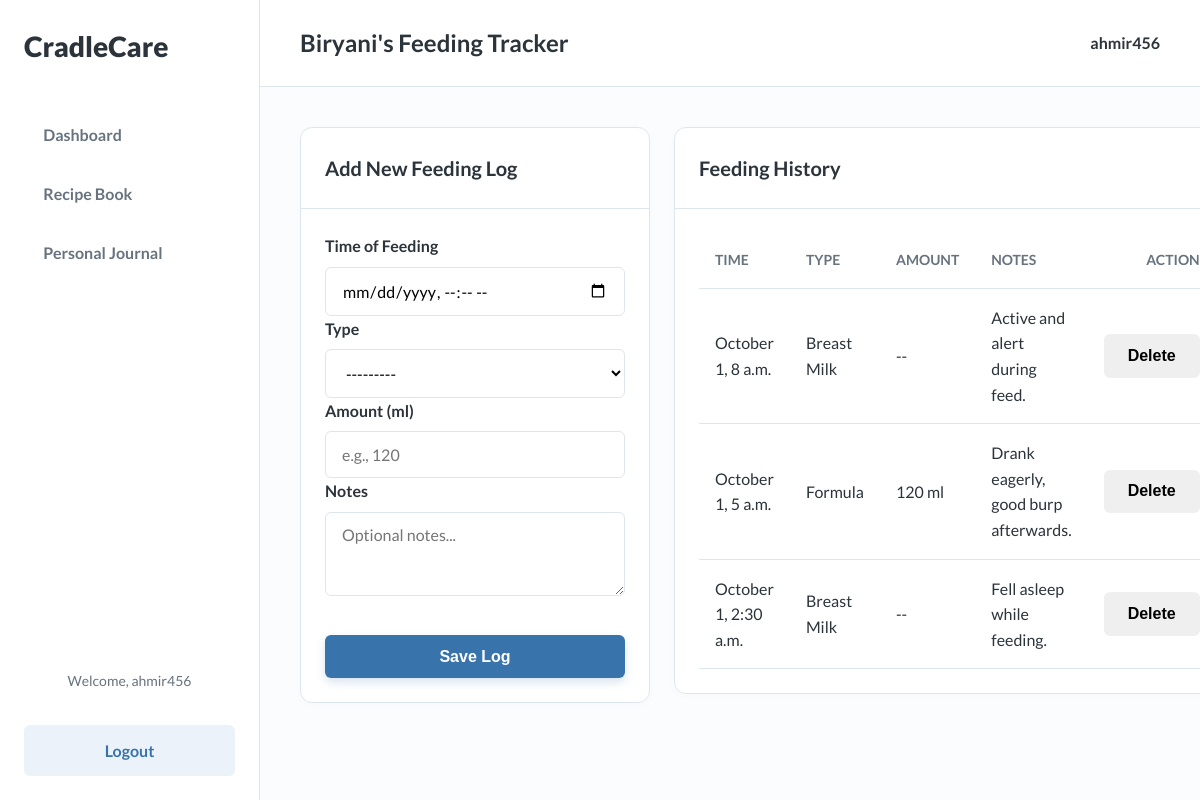
/baby/2/feeding/ (signed in), run on the app's committed database.
### tracker/models.py (models this page shows, shortened)
class Baby(models.Model):
    user = models.ForeignKey(User, on_delete=models.CASCADE)
    name = models.CharField(max_length=100)
    dob = models.DateField(verbose_name="Date of Birth")
    GENDER_CHOICES = [('Boy', 'Boy'), ('Girl', 'Girl')]
    gender = models.CharField(max_length=10, choices=GENDER_CHOICES)

class FeedingLog(models.Model):
    baby = models.ForeignKey(Baby, on_delete=models.CASCADE, related_name='feeding_logs')
    feeding_time = models.DateTimeField()
    FEEDING_TYPE_CHOICES = [
        ('Breast Milk', 'Breast Milk'),
        ('Formula', 'Formula'),
        ('Solids', 'Solids'),
    ]
    feeding_type = models.CharField(max_length=20, choices=FEEDING_TYPE_CHOICES)
    amount_ml = models.PositiveIntegerField(verbose_name="Amount (ml)", blank=True, null=True)
    notes = models.TextField(blank=True) # Added the missing 'notes' field

### tracker/views.py (the view)
# urls.py: path('baby/<int:baby_id>/feeding/', views.feeding_tracker, name='feeding_tracker'),
@login_required
def feeding_tracker(request, baby_id):
    baby = get_object_or_404(Baby, id=baby_id, user=request.user)
    if request.method == 'POST':
        form = FeedingLogForm(request.POST)
        if form.is_valid():
            log = form.save(commit=False)
            log.baby = baby
            log.save()
            messages.success(request, 'Feeding log has been added successfully.')
            return redirect('feeding_tracker', baby_id=baby.id)
    else:
        form = FeedingLogForm()
    logs = FeedingLog.objects.filter(baby=baby).order_by('-feeding_time')
    context = {'baby': baby, 'form': form, 'logs': logs}
    return render(request, 'tracker/feeding_tracker.html', context)

### tracker/forms.py
class FeedingLogForm(forms.ModelForm):
    class Meta:
        model = FeedingLog
        fields = ['feeding_time', 'feeding_type', 'amount_ml', 'notes']
        widgets = {
            'feeding_time': forms.DateTimeInput(attrs={'type': 'datetime-local'}),
            'notes': forms.Textarea(attrs={'rows': 3}),
        }

### templates/tracker/feeding_tracker.html (shortened to what this page needs)
{% extends "base.html" %}
{% block page_title %}{{ baby.name }}'s Feeding Tracker{% endblock %}
{% block content %}
<div class="tracker-top-row">
    <div class="card form-card">
        <div class="card__header">
            <h3 class="card__title">Add New Feeding Log</h3>
        </div>
        <div class="card__content">
            <form method="post" class.form-layout">
                <div class="form-group">
                    <label for="{{ form.feeding_time.id_for_label }}" class="form-label">Time of Feeding</label>
                    <input type="datetime-local" name="feeding_time" id="{{ form.feeding_time.id_for_label }}" class="form-input" required>
                </div>
                <div class="form-group">
                    <label for="{{ form.feeding_type.id_for_label }}" class="form-label">Type</label>
                    {{ form.feeding_type }}
                </div>
                <div class="form-group">
                    <label for="{{ form.amount_ml.id_for_label }}" class="form-label">Amount (ml)</label>
                    <input type="number" name="amount_ml" id="{{ form.amount_ml.id_for_label }}" class="form-input" placeholder="e.g., 120">
                </div>
                <div class="form-group">
                    <label for="{{ form.notes.id_for_label }}" class="form-label">Notes</label>
                    <textarea name="notes" id="{{ form.notes.id_for_label }}" class="form-input" rows="3" placeholder="Optional notes..."></textarea>
                </div>
                <div class="form-group" style="margin-top: 2rem;">
                    <button type="submit" class="btn btn--primary btn--block">Save Log</button>
                </div>
            </form>
        </div>
    </div>
    <div class="card data-card">
        <div class="card__header">
            <h3 class="card__title">Feeding History</h3>
        </div>
        <div class="card__content">
            {% if logs %}
                <table class="table">
                    <thead>
                        <tr>
                            <th>Time</th>
                            <th>Type</th>
                            <th>Amount</th>
                            <th>Notes</th>
                            <th style="text-align: right;">Action</th>
                        </tr>
                    </thead>
                    <tbody>
                        {% for log in logs %}
                        <tr>
                            <td>{{ log.feeding_time|date:"F j, P" }}</td>
                            <td>{{ log.get_feeding_type_display }}</td>
                            <td>{% if log.amount_ml %}{{ log.amount_ml }} ml{% else %}--{% endif %}</td>
                            <td>{% if log.notes %}{{ log.notes }}{% else %}--{% endif %}</td>
                            <td style="text-align: right;">
                                <form method="get" action="{% url 'delete_feeding_log' log.id %}" style="margin:0;">
                                    <button type="submit" class="btn btn--danger">Delete</button>
                                </form>
                            </td>
                        </tr>
                        {% endfor %}
                    </tbody>
                </table>
            {% else %}
                <p class="text-secondary">No feeding logs have been added yet.</p>
            {% endif %}
        </div>
    </div>
</div>
{% endblock %}

### templates/base.html (shortened to what this page needs)
{% load static %}
<!DOCTYPE html>
<html lang="en">
<head>
    <link rel="stylesheet" href="{% static 'css/main.css' %}">
</head>
<body>
    <div class="app-container">
        <aside class="sidebar">
            <div class="sidebar__header">
                <a href="{% url 'dashboard' %}" class="sidebar__logo">CradleCare</a>
            </div>
            <nav class="sidebar__nav">
                <ul>
                    <li><a href="{% url 'dashboard' %}">Dashboard</a></li>
                    <li><a href="{% url 'recipe_book' %}">Recipe Book</a></li>
                    <li><a href="{% url 'personal_journal' %}">Personal Journal</a></li>
                </ul>
            </nav>
            <div class="sidebar__footer">
                {% if user.is_authenticated %}
                     <span class="sidebar__user">Welcome, {{ user.username }}</span>
                    <a href="{% url 'logout' %}" class="btn btn--secondary btn--block" style="margin-top: 1rem;">Logout</a>
                {% else %}
                    <a href="{% url 'login' %}" class="btn btn--primary btn--block">Login</a>
                {% endif %}
            </div>
        </aside>
        <main class="main-content">
            <header class="main-header">
                <h2>{% block page_title %}Welcome{% endblock %}</h2>
                {% if user.is_authenticated %}
                    <div class="user-profile">
                        <span>{{ user.username }}</span>
                    </div>
                {% endif %}
            </header>
            <div class="content-wrapper">
                {% block content %}{% endblock %}
            </div>
        </main>
    </div>
</body>
</html>

### static/css/main.css (style rules this page uses)
:root { --primary-hue: 210; --secondary-hue: 280; --primary-color: hsl(var(--primary-hue), 50%, 45%); --primary-light: hsl(var(--primary-hue), 55%, 95%); --background-color: hsl(var(--primary-hue), 60%, 99%); --sidebar-bg: hsl(0, 0%, 100%); --card-bg: hsl(0, 0%, 100%); --text-primary: hsl(var(--primary-hue), 15%, 20%); --text-secondary: hsl(var(--primary-hue), 10%, 45%); --text-on-primary: hsl(0, 0%, 100%); --border-color: hsl(var(--primary-hue), 30%, 90%); --shadow-color: hsl(var(--primary-hue), 40%, 80%, 0.5); --danger-color: hsl(0, 72%, 51%); --border-radius-sm: 0.375rem; --border-radius-md: 0.75rem; --font-family-base: 'Lato', sans-serif; }
*, *::before, *::after { box-sizing: border-box; margin: 0; padding: 0; }
body { font-family: var(--font-family-base); background-color: var(--background-color); color: var(--text-primary); line-height: 1.6; }
a { color: var(--primary-color); text-decoration: none; transition: color 0.2s; }
ul { list-style: none; }
.app-container { display: flex; min-height: 100vh; }
.sidebar { width: 260px; background-color: var(--sidebar-bg); border-right: 1px solid var(--border-color); display: flex; flex-direction: column; padding: 1.5rem; flex-shrink: 0; position: fixed; height: 100%; }
.main-content { margin-left: 260px; flex-grow: 1; display: flex; flex-direction: column; width: calc(100% - 260px); }
.sidebar__header { margin-bottom: 2.5rem; }
.sidebar__logo { font-size: 1.75rem; font-weight: 900; color: var(--text-primary); text-align: center; text-decoration: none; }
.sidebar__nav ul li { margin-bottom: 0.5rem; }
.sidebar__nav a { display: block; padding: 0.8rem 1.2rem; border-radius: var(--border-radius-sm); font-weight: 700; color: var(--text-secondary); transition: all 0.2s ease-in-out; }
.sidebar__footer { margin-top: auto; text-align: center; }
.sidebar__user { display: block; margin-bottom: 1rem; font-size: 0.875rem; color: var(--text-secondary); }
.main-header { display: flex; justify-content: space-between; align-items: center; padding: 1.5rem 2.5rem; background-color: var(--card-bg); border-bottom: 1px solid var(--border-color); flex-shrink: 0; }
.main-header h2 { font-size: 1.5rem; font-weight: 700; }
.user-profile { font-weight: 700; }
.content-wrapper { padding: 2.5rem; overflow-y: auto; flex-grow: 1; }
.btn { display: inline-flex; align-items: center; justify-content: center; border-radius: var(--border-radius-sm); font-size: 1rem; font-weight: 700; padding: 0.8rem 1.5rem; border: none; cursor: pointer; transition: all 0.2s ease-in-out; text-decoration: none; }
.btn--primary { background-color: var(--primary-color); color: var(--text-on-primary); box-shadow: 0 4px 10px hsla(var(--primary-hue), 50%, 45%, 0.2); }
.btn--secondary { background-color: var(--primary-light); color: var(--primary-color); }
.btn--block { width: 100%; }
.card { background-color: var(--card-bg); border: 1px solid var(--border-color); border-radius: var(--border-radius-md); box-shadow: 0 2px 8px rgba(0,0,0,0.02); }
.card__header { padding: 1.5rem; border-bottom: 1px solid var(--border-color); }
.card__title { font-size: 1.25rem; font-weight: 700; margin: 0; }
.card__content { padding: 1.5rem; }
.form-label { display: block; font-weight: 700; margin-bottom: 0.5rem; color: var(--text-primary); }
.form-input, select { width: 100%; padding: 0.8rem 1rem; border: 1px solid var(--border-color); border-radius: var(--border-radius-sm); background-color: #fff; font-size: 1rem; font-family: var(--font-family-base); transition: border-color 0.2s, box-shadow 0.2s; }
.table { width: 100%; border-collapse: collapse; }
.table th, .table td { padding: 1rem; text-align: left; border-bottom: 1px solid var(--border-color); }
.table th { font-weight: 700; color: var(--text-secondary); font-size: 0.875rem; text-transform: uppercase; }
.tracker-top-row { display: grid; grid-template-columns: 350px 1fr; gap: 1.5rem; align-items: flex-start; }
.form-card { position: sticky; top: 2.5rem; }

### data on the page
Baby: name "Biryani"
FeedingLog: feeding_time "October 1, 8 a.m.", feeding_type "Breast Milk", notes "Active and alert during feed."
FeedingLog: feeding_time "October 1, 5 a.m.", feeding_type "Formula", amount_ml "120", notes "Drank eagerly, good burp afterwards."
FeedingLog: feeding_time "October 1, 2:30 a.m.", feeding_type "Breast Milk", notes "Fell asleep while feeding."

### other printed values
{{ user.username }} "ahmir456"
